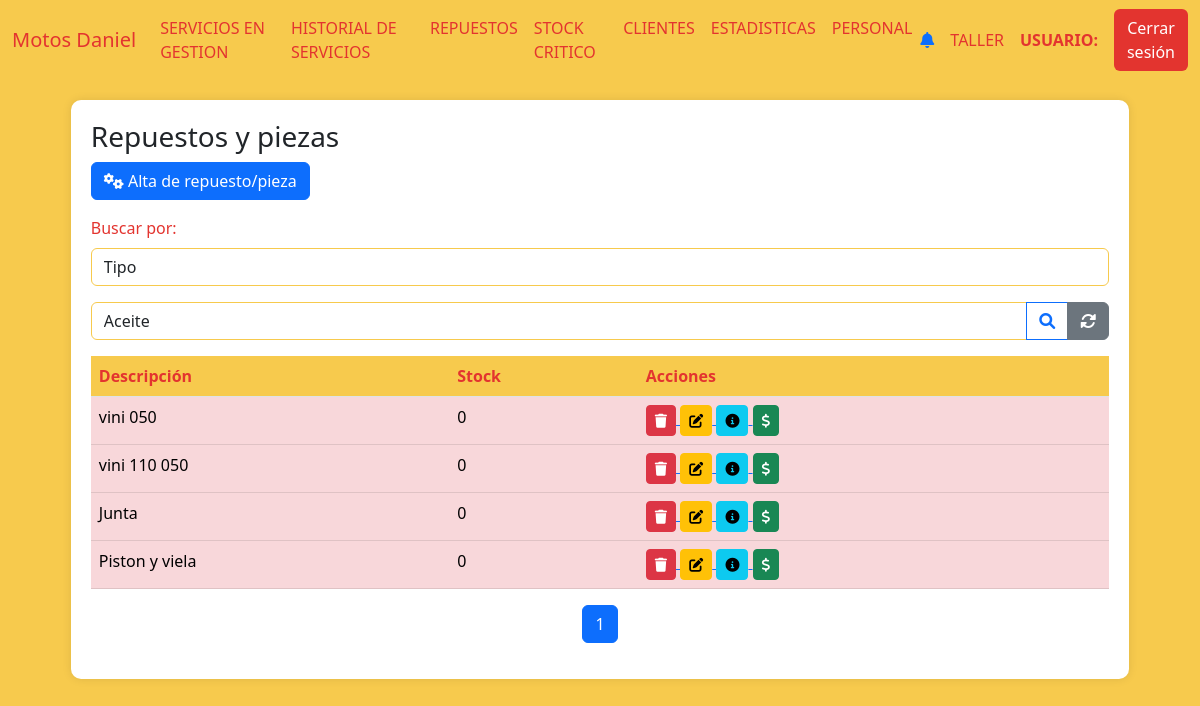
Screenshot of /repuestos with the database file from the repository.
### AppUM/models.py (models this page shows)
class RepuestosPiezas(models.Model):
    descripcion = models.CharField(max_length=100)
    activo = models.BooleanField(default=True)
    stock = models.IntegerField(null=True)
    precio = models.DecimalField(max_digits=10, decimal_places=2,default=0)
    foto = models.ImageField(null=True, blank=True, upload_to="repuestos_piezas/")
    stock_critico = models.IntegerField(null=True)

### AppUM/views.py (the view)
# urls.py: path('repuestos', views.repuestos,name="Repuestos"),
def repuestos(req):
    repuestos = RepuestosPiezas.objects.filter(activo=1).order_by('-id')
    page_obj = funcion_paginas_varias(req,repuestos)
    return render(req,"perfil_taller/repuestos/repuestos.html",{'page_obj': page_obj})

### AppUM/context_processors.py (called while the page is built)
def cantidad_solicitudes_no_leidas(req):
    if req.user.is_authenticated:
        usuario = req.user
        usuario_actual = Personal.objects.filter(usuario=usuario.username).first()
        notificaciones = NotificacionPersonal.objects.filter(personal=usuario_actual,leido=0).count()
    else:
        notificaciones = 0
    return {'notificaciones': notificaciones}

### AppUM/functions.py (called while the page is built)
def funcion_paginas_varias(req,instancia_model):
    paginator = Paginator(instancia_model, 5)  # 5 motos por página
    page_number = req.GET.get('page')  # Obtiene el número de página desde la URL
    page_obj = paginator.get_page(page_number)
    return page_obj

### AppUM/templates/perfil_taller/repuestos/repuestos.html (shortened to what this page needs)
{% extends "perfil_taller/padre_perfil_taller.html" %}
{% load static %}
{% block contenidoQueCambia %}
<div class="table-container" id="inventarios">
    <h3>Repuestos y piezas</h3>
    <a href="{% url 'AltaRepuesto' %}" class="btn btn-primary mb-3">
        <i class="fas fa-cogs"></i> Alta de repuesto/pieza
    </a>
    <div class="mb-3">
        <label for="estado" class="form-label">Buscar por:</label>
        <select class="form-control" name="estado_accesorio" id="tipo_busqueda">
            <option value="tipo">Tipo</option>
        </select>
    </div>
    <form action="" enctype="multipart/form-data" method="get" id="busqueda_tipo">{% csrf_token %}
        <div class="input-group mb-3">
            <select class="form-control" name="tipo_accesorio" id="tipo_accesorio">
                    <option value="Aceite">Aceite</option>
            </select>
            <button class="btn btn-outline-primary" type="submit">
                <i class="fas fa-search"></i>
            </button>
            <a href="" class="btn btn-secondary">
                <i class="fas fa-sync-alt"></i>
            </a>
        </div>
    </form>
    <table class="table">
        <thead>
            <tr>
                <th>Descripción</th>
                <th>Stock</th>
                <th>Acciones</th>
            </tr>
        </thead>
        <tbody>
            {% if page_obj %}
                {% for repuesto in page_obj %}
            <tr class="{% if repuesto.stock == 0 %}table-danger{% elif repuesto.stock > 0 %}table-success{% endif %}">
                <td>{{ repuesto.descripcion }}</td>
                <td>{{ repuesto.stock }}</td>
                <td>
                    <a href="{% url 'BajaRepuesto' repuesto.id %}">
                        <button class="btn btn-sm btn-danger"><i class="fas fa-trash"></i></button>
                    </a>
                    <a href="{% url 'ModificacionRepuesto' repuesto.id %}">
                        <button class="btn btn-sm btn-warning"><i class="fas fa-edit"></i></button>
                    </a>
                    <a href="{% url 'DetallesRepuesto' repuesto.id %}">
                        <button class="btn btn-sm btn-info"><i class="fas fa-info-circle"></i></button>
                    </a>
                    <a href="{% url 'VentaRepuestoPiezaForm' repuesto.id %}"><button class="btn btn-sm btn-success"><i class="fas fa-dollar-sign"></i></button></a>
                </td>
            </tr>
            {% endfor %}
            {% else %}
                <tr>
                    <td colspan="9" class="text-center text-muted">
                        No hay registros de repuestos ni piezas disponibles.
                    </td>
                </tr>
            {% endif %}
        </tbody>
    </table>
    <nav aria-label="Page navigation">
        <ul class="pagination justify-content-center">
            {% for num in page_obj.paginator.page_range %}
            <li class="page-item {% if page_obj.number == num %}active{% endif %}">
                <a class="page-link" href="?page={{ num }}">{{ num }}</a>
            </li>
            {% endfor %}
        </ul>
    </nav>
</div>
{% endblock %}

### AppUM/static/css/styles.css (style rules this page uses)
body { background-color: #f7ca4d; }
.form-label { color: #e3342f; }
.form-control { border-color: #f7ca4d; }
.table-container { background-color: #fff; border-radius: 10px; padding: 20px; box-shadow: 0px 0px 10px rgba(0, 0, 0, 0.1); margin: 20px auto; max-width: 90%; }
.table th { background-color: #f7ca4d; color: #e3342f; }

### rows the page displays
RepuestosPiezas: descripcion "vini 050", stock "0"
RepuestosPiezas: descripcion "vini 110 050", stock "0"
RepuestosPiezas: descripcion "Junta", stock "0"
RepuestosPiezas: descripcion "Piston y viela", stock "0"

### other values shown
{{ num }} "1"
